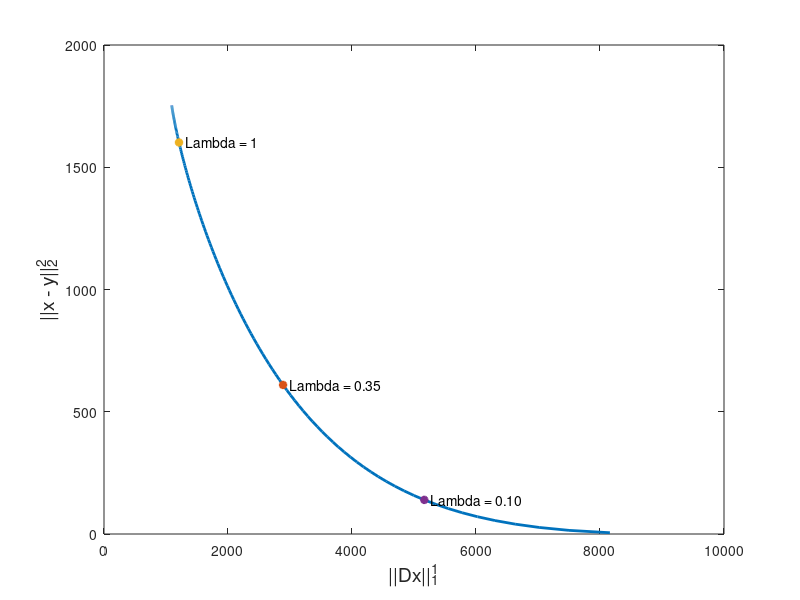

The MATLAB source for this figure:
clc
clear
close all

load curvaL_vuvuzela.mat

plot(J2, J1, 'LineWidth', 2)

indice1 = 33;
indice2 = 100;
indice3 = 10;

x_ponto1 = J2(indice1);
y_ponto1 = J1(indice1);
x_ponto2 = J2(indice2);
y_ponto2 = J1(indice2);
x_ponto3 = J2(indice3);
y_ponto3 = J1(indice3);
hold on
plot(x_ponto1, y_ponto1, '*', 'LineWidth', 2)
plot(x_ponto2, y_ponto2, '*', 'LineWidth', 2)
plot(x_ponto3, y_ponto3, '*', 'LineWidth', 2)

texto_anotacao1 = '  Lambda = 0.35';
text(x_ponto1, y_ponto1, texto_anotacao1);
texto_anotacao2 = '  Lambda = 1';
text(x_ponto2, y_ponto2, texto_anotacao2);
texto_anotacao3 = '  Lambda = 0.10';
text(x_ponto3, y_ponto3, texto_anotacao3);

xlabel('||Dx||_1^1', 'FontSize', 14);
ylabel('||x - y||_2^2', 'FontSize', 14);


